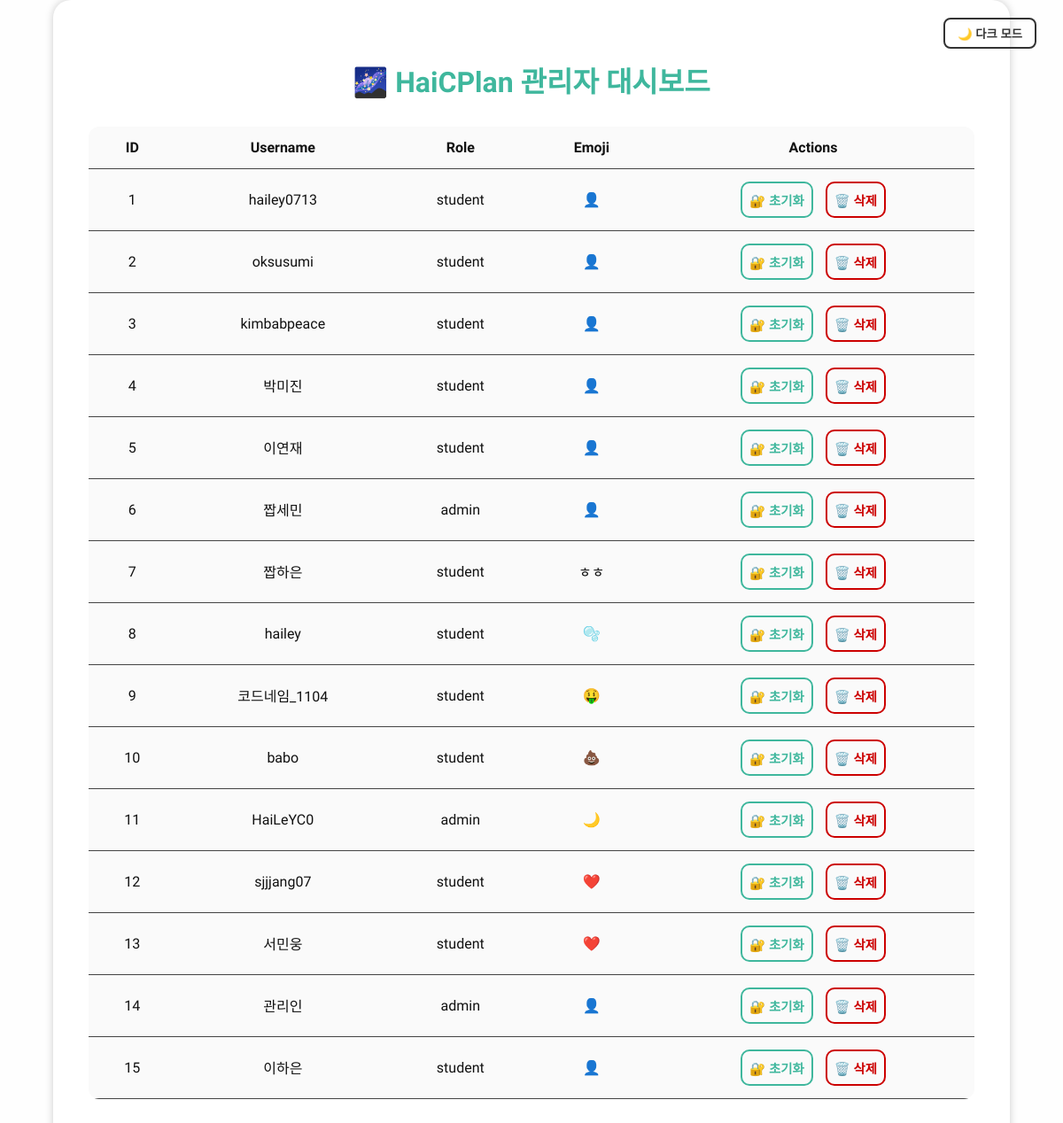
Screenshot of /admin (signed in) with the database file from the repository.
### tables this page shows
CREATE TABLE users (
            id INTEGER PRIMARY KEY AUTOINCREMENT,
            username TEXT NOT NULL UNIQUE,
            password TEXT NOT NULL,
            role TEXT NOT NULL
        , profile_image TEXT, emoji TEXT DEFAULT '👤');

### app.py (the view)
@app.route('/admin')
def admin_users():
    if session.get('role') != 'admin':
        return "⚠️ 관리자만 접근할 수 있습니다!"
    conn = sqlite3.connect('data.db')
    c = conn.cursor()
    c.execute("SELECT id, username, role, emoji FROM users")
    users = c.fetchall()
    conn.close()
    return render_template('admin.html', users=users)

### templates/admin.html (shortened to what this page needs)
<!DOCTYPE html>
<html lang="ko">
<head>
    <link rel="stylesheet" href="{{ url_for('static', filename='admin.css') }}">
</head>
<body>
    <div class="container">
        <h2>🌌 HaiCPlan 관리자 대시보드</h2>
        <button id="toggle-theme" class="theme-toggle">🌙 다크 모드</button>
        <table>
            <thead>
                <tr>
                    <th>ID</th>
                    <th>Username</th>
                    <th>Role</th>
                    <th>Emoji</th>
                    <th>Actions</th>
                </tr>
            </thead>
            <tbody>
                {% for user in users %}
                <tr>
                    <td>{{ loop.index }}</td>
                    <td>{{ user[1] }}</td>
                    <td>{{ user[2] }}</td>
                    <td>{{ user[3] }}</td>
                    <td>
                        <form action="{{ url_for('reset_password', user_id=user[0]) }}" method="post"
                            style="display:inline;">
                            <button class="neon-btn">🔐 초기화</button>
                        </form>
                        <form action="{{ url_for('delete_user', user_id=user[0]) }}" method="post"
                            style="display:inline;">
                            <button class="neon-btn danger" onclick="return confirm('정말 삭제할까요?')">🗑️ 삭제</button>
                        </form>
                    </td>
                </tr>
                {% endfor %}
            </tbody>
        </table>
    </div>
</body>
</html>

### static/admin.css (style rules this page uses)
body { font-family: 'Orbitron', sans-serif; background-color: #0d0d1a; color: #e0e0ff; margin: 0; padding: 0; height: 100vh; display: flex; align-items: center; justify-content: center; }
.container { width: 90%; max-width: 1000px; margin: auto; padding: 40px; background: rgba(255, 255, 255, 0.04); border-radius: 20px; box-shadow: 0 0 20px #00ffc8; text-align: center; }
h2 { color: #00ffc8; font-size: 2em; margin-bottom: 30px; }
table { width: 100%; border-collapse: collapse; background-color: rgba(255, 255, 255, 0.02); border-radius: 12px; overflow: hidden; margin-bottom: 30px; }
th, td { padding: 14px 20px; border-bottom: 1px solid #444; text-align: center; }
.neon-btn { background: transparent; color: #00ffc8; border: 2px solid #00ffc8; border-radius: 10px; padding: 8px 8px; margin: 0 5px; font-size: 0.9em; font-weight: bold; cursor: pointer; transition: all 0.3s ease; }
.neon-btn.danger { border-color: #ff4e4e; color: #ff4e4e; }
.theme-toggle { position: absolute; top: 20px; right: 30px; padding: 6px 14px; border-radius: 8px; background: none; border: 2px solid #888; font-weight: bold; cursor: pointer; }
body.light h2 { color: #3fb79d; }
body.light { background-color: #fefefe; color: #111; }
body.light .container { background-color: #ffffff; box-shadow: 0 0 10px #ccc; }
body.light table { background-color: #fafafa; }
body.light .neon-btn { border-color: #3fb79d; color: #3fb79d; }
body.light .neon-btn.danger { border-color: #cc0000; color: #cc0000; }
body.light .theme-toggle { color: #333; border-color: #333; }

### rows the page displays
users: username "hailey0713", role "student", emoji "👤"
users: username "oksusumi", role "student", emoji "👤"
users: username "kimbabpeace", role "student", emoji "👤"
users: username "박미진", role "student", emoji "👤"
users: username "이연재", role "student", emoji "👤"
users: username "짭세민", role "admin", emoji "👤"
users: username "짭하은", role "student", emoji "ㅎㅎ"
users: username "hailey", role "student", emoji "🫧"
users: username "코드네임_1104", role "student", emoji "🤑"
users: username "babo", role "student", emoji "💩"
users: username "HaiLeYC0", role "admin", emoji "🌙"
users: username "sjjjang07", role "student", emoji "❤️"
users: username "서민웅", role "student", emoji "❤️"
users: username "관리인", role "admin", emoji "👤"
users: username "이하은", role "student", emoji "👤"
